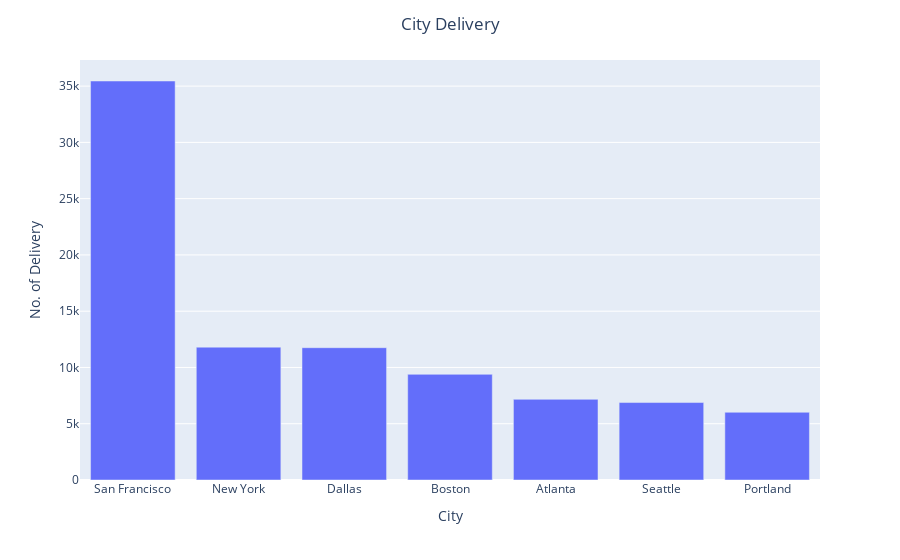

The cell this chart's notebook holds for it:
### Code cell
#city delivery sales volumes
plt.figure(figsize=(8,6))
color_palette = 'skybue'
# Pass index and values as x and y
fig = px.bar(city_delivery, x=city_delivery.index, y=city_delivery.values, color_continuous_scale='skyblue')  
fig.update_layout(title='City Delivery', yaxis_title='No. of Delivery',title_x=0.5)


fig.show()

### Figure 1 — Plotly figure (JSON) as saved in the notebook; plotly's stock layout.template omitted (floating-point values rounded to 4 significant figures)
{"data": [{"alignmentgroup": "True", "hovertemplate": "City=%{x}<br>y=%{y}<extra></extra>", "legendgroup": "", "marker": {"color": "#636efa", "pattern": {"shape": ""}}, "name": "", "offsetgroup": "", "orientation": "v", "showlegend": false, "textposition": "auto", "type": "bar", "x": ["San Francisco", "New York", "Dallas", "Boston", "Atlanta", "Seattle", "Portland"], "xaxis": "x", "y": [35454, 11805, 11757, 9389, 7167, 6883, 6018], "yaxis": "y"}], "layout": {"barmode": "relative", "legend": {"tracegroupgap": 0}, "margin": {"t": 60}, "title": {"text": "City Delivery", "x": 0.5}, "xaxis": {"anchor": "y", "domain": [0, 1], "title": {"text": "City"}}, "yaxis": {"anchor": "x", "domain": [0, 1], "title": {"text": "No. of Delivery"}}}}
